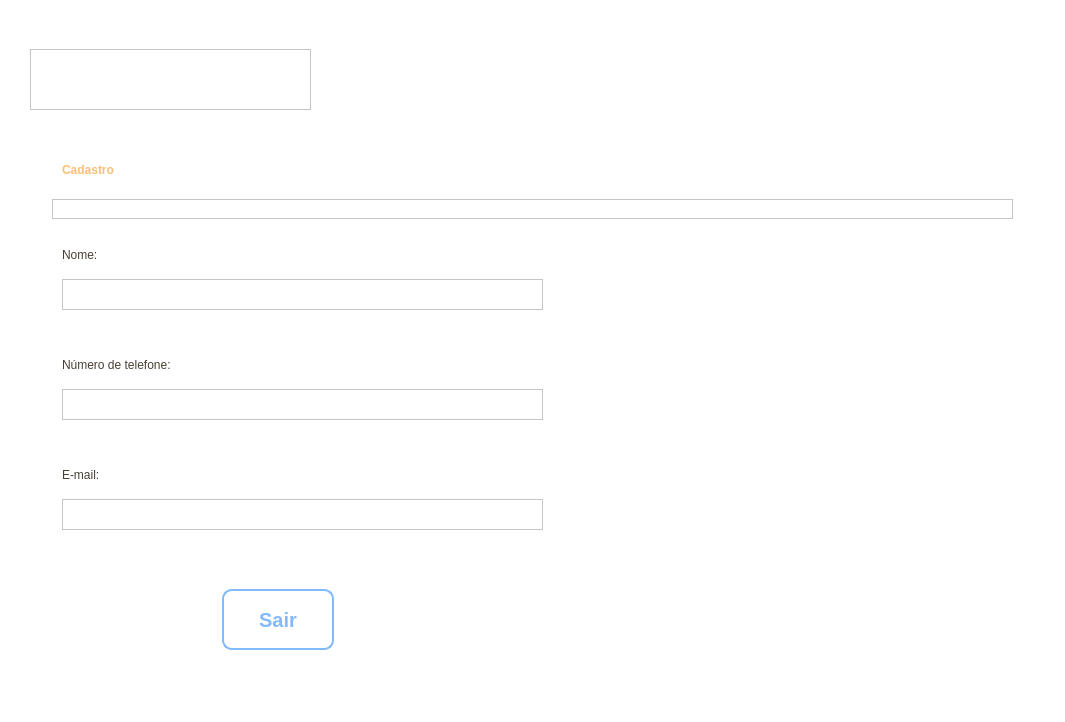
<?xml version="1.0" encoding="UTF-8"?>
<ui version="4.0">
 <class>MainWindow</class>
 <widget class="QMainWindow" name="MainWindow">
  <property name="geometry">
   <rect>
    <x>0</x>
    <y>0</y>
    <width>1065</width>
    <height>722</height>
   </rect>
  </property>
  <property name="windowTitle">
   <string>MainWindow</string>
  </property>
  <widget class="QWidget" name="centralwidget">
   <layout class="QVBoxLayout" name="verticalLayout">
    <property name="spacing">
     <number>0</number>
    </property>
    <property name="leftMargin">
     <number>0</number>
    </property>
    <property name="topMargin">
     <number>0</number>
    </property>
    <property name="rightMargin">
     <number>0</number>
    </property>
    <property name="bottomMargin">
     <number>0</number>
    </property>
    <item>
     <widget class="QFrame" name="top">
      <property name="maximumSize">
       <size>
        <width>16777215</width>
        <height>40</height>
       </size>
      </property>
      <property name="styleSheet">
       <string notr="true">background-color: #fff;</string>
      </property>
      <property name="frameShape">
       <enum>QFrame::NoFrame</enum>
      </property>
      <property name="frameShadow">
       <enum>QFrame::Raised</enum>
      </property>
     </widget>
    </item>
    <item>
     <widget class="QFrame" name="containerlogo">
      <property name="maximumSize">
       <size>
        <width>16777215</width>
        <height>80</height>
       </size>
      </property>
      <property name="styleSheet">
       <string notr="true">background-color: #fff;</string>
      </property>
      <property name="frameShape">
       <enum>QFrame::NoFrame</enum>
      </property>
      <property name="frameShadow">
       <enum>QFrame::Raised</enum>
      </property>
      <layout class="QVBoxLayout" name="verticalLayout_2">
       <property name="spacing">
        <number>0</number>
       </property>
       <property name="leftMargin">
        <number>30</number>
       </property>
       <property name="topMargin">
        <number>0</number>
       </property>
       <property name="rightMargin">
        <number>0</number>
       </property>
       <property name="bottomMargin">
        <number>0</number>
       </property>
       <item>
        <widget class="QFrame" name="logo_3">
         <property name="maximumSize">
          <size>
           <width>281</width>
           <height>61</height>
          </size>
         </property>
         <property name="styleSheet">
          <string notr="true">background-repeat: norepeat;
background-image: url(:/Logo/Icone GoldCoins pqn.png);</string>
         </property>
         <property name="frameShape">
          <enum>QFrame::StyledPanel</enum>
         </property>
         <property name="frameShadow">
          <enum>QFrame::Raised</enum>
         </property>
        </widget>
       </item>
      </layout>
     </widget>
    </item>
    <item>
     <widget class="QFrame" name="container">
      <property name="cursor">
       <cursorShape>PointingHandCursor</cursorShape>
      </property>
      <property name="styleSheet">
       <string notr="true">background-color: #fff;</string>
      </property>
      <property name="frameShape">
       <enum>QFrame::NoFrame</enum>
      </property>
      <property name="frameShadow">
       <enum>QFrame::Raised</enum>
      </property>
      <layout class="QHBoxLayout" name="horizontalLayout_2">
       <item>
        <widget class="QFrame" name="container_3">
         <property name="maximumSize">
          <size>
           <width>1000</width>
           <height>1200</height>
          </size>
         </property>
         <property name="cursor">
          <cursorShape>ArrowCursor</cursorShape>
         </property>
         <property name="styleSheet">
          <string notr="true">background-color: #fff;</string>
         </property>
         <property name="frameShape">
          <enum>QFrame::NoFrame</enum>
         </property>
         <property name="frameShadow">
          <enum>QFrame::Raised</enum>
         </property>
         <widget class="QLabel" name="label_4">
          <property name="geometry">
           <rect>
            <x>30</x>
            <y>10</y>
            <width>201</width>
            <height>61</height>
           </rect>
          </property>
          <property name="styleSheet">
           <string notr="true">font: 24pt &quot;MS Shell Dlg 2&quot;;
color: rgb(251, 190, 119);
font-weight: bold;</string>
          </property>
          <property name="text">
           <string>Cadastro</string>
          </property>
         </widget>
         <widget class="QLabel" name="label_5">
          <property name="geometry">
           <rect>
            <x>30</x>
            <y>110</y>
            <width>71</width>
            <height>31</height>
           </rect>
          </property>
          <property name="styleSheet">
           <string notr="true">font: 14pt &quot;MS Shell Dlg 2&quot;;
color: rgb(72, 63, 51);</string>
          </property>
          <property name="text">
           <string>Nome:</string>
          </property>
         </widget>
         <widget class="QPushButton" name="BotaoSair">
          <property name="geometry">
           <rect>
            <x>190</x>
            <y>460</y>
            <width>112</width>
            <height>61</height>
           </rect>
          </property>
          <property name="cursor">
           <cursorShape>PointingHandCursor</cursorShape>
          </property>
          <property name="styleSheet">
           <string notr="true">background-repeat: norepeat;
border: 2px solid #81BAFD;
border-radius: 10px;
color: #81BAFD;
font-size: 20px;
font-weight: bold;</string>
          </property>
          <property name="text">
           <string>Sair</string>
          </property>
         </widget>
         <widget class="QFrame" name="frame">
          <property name="geometry">
           <rect>
            <x>20</x>
            <y>70</y>
            <width>961</width>
            <height>20</height>
           </rect>
          </property>
          <property name="styleSheet">
           <string notr="true">background-image: url(:/Line/Line.png);
background-repeat: norepeat;</string>
          </property>
          <property name="frameShape">
           <enum>QFrame::StyledPanel</enum>
          </property>
          <property name="frameShadow">
           <enum>QFrame::Raised</enum>
          </property>
         </widget>
         <widget class="QTextEdit" name="textEdit">
          <property name="geometry">
           <rect>
            <x>30</x>
            <y>150</y>
            <width>481</width>
            <height>31</height>
           </rect>
          </property>
          <property name="autoFillBackground">
           <bool>true</bool>
          </property>
          <property name="styleSheet">
           <string notr="true">font: 8pt &quot;MS Shell Dlg 2&quot;;</string>
          </property>
          <property name="html">
           <string>&lt;!DOCTYPE HTML PUBLIC &quot;-//W3C//DTD HTML 4.0//EN&quot; &quot;http://www.w3.org/TR/REC-html40/strict.dtd&quot;&gt;
&lt;html&gt;&lt;head&gt;&lt;meta name=&quot;qrichtext&quot; content=&quot;1&quot; /&gt;&lt;style type=&quot;text/css&quot;&gt;
p, li { white-space: pre-wrap; }
&lt;/style&gt;&lt;/head&gt;&lt;body style=&quot; font-family:'MS Shell Dlg 2'; font-size:8pt; font-weight:400; font-style:normal;&quot;&gt;
&lt;p style=&quot;-qt-paragraph-type:empty; margin-top:0px; margin-bottom:0px; margin-left:0px; margin-right:0px; -qt-block-indent:0; text-indent:0px; font-size:7.8pt;&quot;&gt;&lt;br /&gt;&lt;/p&gt;&lt;/body&gt;&lt;/html&gt;</string>
          </property>
         </widget>
         <widget class="QLabel" name="label_6">
          <property name="geometry">
           <rect>
            <x>30</x>
            <y>220</y>
            <width>221</width>
            <height>31</height>
           </rect>
          </property>
          <property name="styleSheet">
           <string notr="true">font: 14pt &quot;MS Shell Dlg 2&quot;;
color: rgb(72, 63, 51);</string>
          </property>
          <property name="text">
           <string>Número de telefone:</string>
          </property>
         </widget>
         <widget class="QTextEdit" name="textEdit_2">
          <property name="geometry">
           <rect>
            <x>30</x>
            <y>260</y>
            <width>481</width>
            <height>31</height>
           </rect>
          </property>
         </widget>
         <widget class="QTextEdit" name="textEdit_3">
          <property name="geometry">
           <rect>
            <x>30</x>
            <y>370</y>
            <width>481</width>
            <height>31</height>
           </rect>
          </property>
         </widget>
         <widget class="QLabel" name="label_7">
          <property name="geometry">
           <rect>
            <x>30</x>
            <y>330</y>
            <width>221</width>
            <height>31</height>
           </rect>
          </property>
          <property name="styleSheet">
           <string notr="true">font: 14pt &quot;MS Shell Dlg 2&quot;;
color: rgb(72, 63, 51);</string>
          </property>
          <property name="text">
           <string>E-mail:</string>
          </property>
         </widget>
         <widget class="QPushButton" name="BotaoProsseguir">
          <property name="geometry">
           <rect>
            <x>650</x>
            <y>460</y>
            <width>161</width>
            <height>71</height>
           </rect>
          </property>
          <property name="cursor">
           <cursorShape>PointingHandCursor</cursorShape>
          </property>
          <property name="styleSheet">
           <string notr="true">QPushButton {
	
	background-image: url(:/Botoes/BotaoProsseguir.png);
	background-repeat: norepeat;
	border: none;
}

QPushButton:hover {
	
	background-image: url(:/Botoes/BotaoProsseguir2.png);
	background-repeat: norepeat;
}</string>
          </property>
          <property name="text">
           <string/>
          </property>
         </widget>
        </widget>
       </item>
      </layout>
     </widget>
    </item>
    <item>
     <widget class="QFrame" name="bottom">
      <property name="maximumSize">
       <size>
        <width>16777215</width>
        <height>40</height>
       </size>
      </property>
      <property name="styleSheet">
       <string notr="true">background-color: #fff;</string>
      </property>
      <property name="frameShape">
       <enum>QFrame::NoFrame</enum>
      </property>
      <property name="frameShadow">
       <enum>QFrame::Raised</enum>
      </property>
     </widget>
    </item>
   </layout>
  </widget>
 </widget>
 <resources>
  <include location="Imagens/images.qrc"/>
 </resources>
 <connections/>
</ui>
